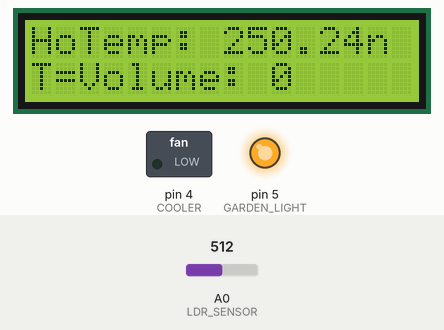
Simulated run of this sketch. Board: Arduino Uno, built with avr-gcc and run on an emulated ATmega328P. On the bench: 16×2 character LCD, switched loads named in the sketch (green lamp = pin HIGH), output pins drawn as LEDs (lit = HIGH). The test bench sets the inputs (shaded band); at power-on: A0 (LDR_SENSOR) = 512. WiFi joins after 1.5 s; servers stay silent unless stated; what the sketch prints to the serial monitor is not drawn.

Above: at 3.0 s.
3.1 s: A0 (LDR_SENSOR) set to 57
At 5.9 s:
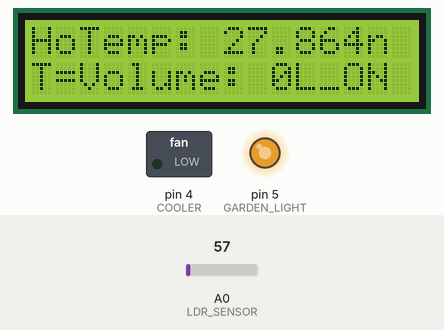
6.1 s: A0 (LDR_SENSOR) set to 45
At 8.9 s:
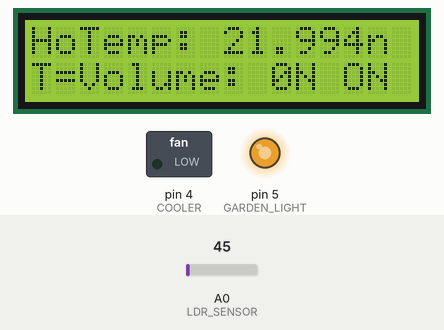
9.1 s: A0 (LDR_SENSOR) set to 122
At 11.2 s:
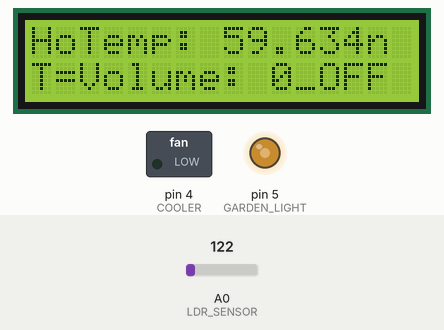
11.5 s: A0 (LDR_SENSOR) set to 25
At 12.9 s:
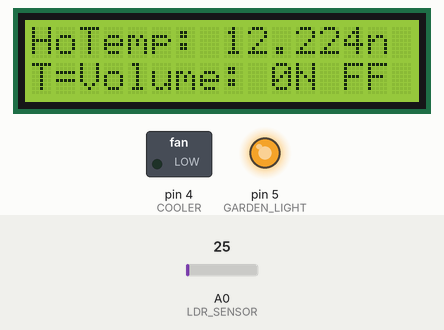
14.5 s: A0 (LDR_SENSOR) set to 900
At 16.06 s:
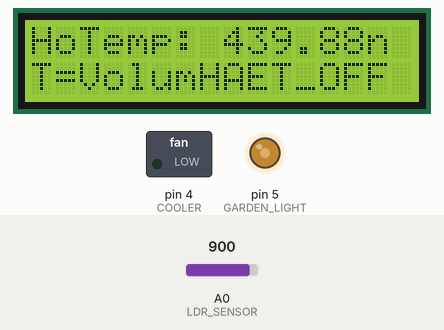
Timing chart, 0 to 17.6 s (numbered marks = the images above; inputs shaded):
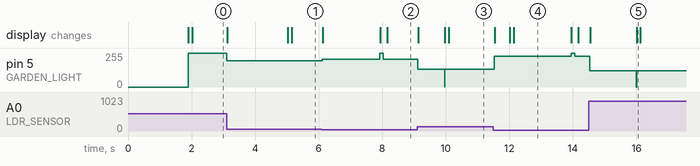

Measured:
- the behaviour switches between 52 and 51 on A0 (LDR_SENSOR) (found by bisection; images 1 and 2)
- after the input at 3.1 s, pin 5 (GARDEN_LIGHT): 255/255 → 198/255 at once
- after the input at 6.1 s, pin 5 (GARDEN_LIGHT): 198/255 → 210/255 at once, → 255/255 1.8 s later, → 210/255 0.11 s later; the display: first changes at once (image 2 shows a later state)
- after the input at 9.1 s, pin 5 (GARDEN_LIGHT): 210/255 → 133/255 at once; the display: first changes at once (image 3 shows a later state)
- after the input at 11.5 s, pin 5 (GARDEN_LIGHT): 133/255 → 230/255 at once, → 255/255 2.4 s later, → 230/255 0.11 s later; the display: first changes at once (image 4 shows a later state)
- after the input at 14.5 s, pin 5 (GARDEN_LIGHT): 230/255 → 123/255 at once; the display: first changes after 0.05 s (image 5 shows a later state)
- what the display in image 4 shows lasts 1.9 s, from 12.1 s to 14.0 s

The sketch:

home_automation_blynk_controlled.ino
```cpp
#define BLYNK_TEMPLATE_ID "TMPL2D0MPghjL"
#define BLYNK_TEMPLATE_NAME "home automation"
#define BLYNK_AUTH_TOKEN "eKQ9jWsWRzQ8cnntz65t3406vou4M79H"

#include <SPI.h>
#include <Ethernet.h>
#include <BlynkSimpleEthernet.h>
#include <LiquidCrystal_I2C.h>
#include <Wire.h>

#include "main.h"
#include "temperature_system.h"
#include "ldr.h"
#include "serial_tank.h"

char auth[] = BLYNK_AUTH_TOKEN;

bool heater_sw, inlet_sw, outlet_sw, cooler_sw;
unsigned int tank_volume;

BlynkTimer timer;
LiquidCrystal_I2C lcd(0x27, 16, 2);

/* To Turn on/off the cooler based on the virtual pin value */
BLYNK_WRITE(COOLER_V_PIN) {
  cooler_sw = param.asInt(); // ✅ Fix: variable was used incorrectly
  if (cooler_sw) {
    cooler_control(ON);
    lcd.setCursor(7, 1);
    lcd.print("CLR_ON ");
  } else {
    cooler_control(OFF);
    lcd.setCursor(7, 1);
    lcd.print("CLR_OFF");
  }
}

/* To Turn on/off the heater based on the virtual pin value */
BLYNK_WRITE(HEATER_V_PIN) {
  heater_sw = param.asInt();
  if (heater_sw) {
    heater_control(ON);
    lcd.setCursor(7, 1);
    lcd.print("HT_ON");
  } else {
    heater_control(OFF);
    lcd.setCursor(7, 1);
    lcd.print("HT_OFF");
  }
}

BLYNK_WRITE(INLET_V_PIN) {
  inlet_sw = param.asInt();
  if (inlet_sw) {
    enable_inlet();
    lcd.setCursor(7, 1);
    lcd.print("IN_FL_ON ");
  } else {
    disable_inlet();
    lcd.setCursor(8, 0);
    lcd.print("IN_FL_OFF");
  }
}

BLYNK_WRITE(OUTLET_V_PIN) {
  outlet_sw = param.asInt();
  if (outlet_sw) {
    enable_outlet();
    lcd.setCursor(7, 1);
    lcd.print("OUTLET_ON");
  } else {
    disable_outlet();
    lcd.setCursor(7, 0);
    lcd.print("OUTLET_OFF");
  }
}

void update_temperature_reading() {
  Blynk.virtualWrite(TEMPERATURE_GAUGE, read_temperature()); // ✅ Fix: call the function
}

void handle_temp(void) {
  if (read_temperature() > 35.0 && heater_sw) {
    heater_sw = 0;
    heater_control(OFF);
    Blynk.virtualWrite(HEATER_V_PIN, 0);
    Blynk.virtualWrite(BLYNK_TERMINAL_V_PIN, "Temperature > 35°C. Heater OFF\n");
    lcd.setCursor(7, 1);
    lcd.print("HAET_OFF");
  } else if (read_temperature() < 25.0) {
    heater_sw = 1;
    heater_control(ON);
    Blynk.virtualWrite(HEATER_V_PIN, 1);
    lcd.setCursor(7, 1);
    lcd.print("HT_ON ");
  }
}

void handle_tank(void) {
  tank_volume = volume();
  if (tank_volume < 2000 && inlet_sw == 0) {
    enable_inlet();
    inlet_sw = 1;
    Blynk.virtualWrite(INLET_V_PIN, 1);
    lcd.setCursor(7, 1);
    lcd.print("IN_FL_ON ");
  } else if (tank_volume > 1950 && inlet_sw == 1) {
    disable_inlet();
    inlet_sw = 0;
    Blynk.virtualWrite(INLET_V_PIN, 0);
    lcd.setCursor(7, 1);
    lcd.print("IN_FL_OFF");
  }
}

void setup(void) {
  Serial.begin(19200);
  Blynk.begin(auth);
  lcd.begin(16,2);
  lcd.backlight();
  lcd.clear();
  lcd.setCursor(0, 0);
  lcd.print("Home Automation");
  lcd.setCursor(0, 1);
  lcd.print("T=");
  lcd.setCursor(8, 1);
  lcd.print("V=");

  init_serial_tank();
  init_ldr();
  init_temperature_system();

  timer.setInterval(1000, update_temperature_reading);
  timer.setInterval(2000, handle_temp);
  timer.setInterval(3000L, handle_tank);
}

void loop() {
  brightness_control();

  String temp = String(read_temperature(), 2);
  lcd.setCursor(2, 0);
  lcd.print("Temp: ");
  lcd.print(temp);

  tank_volume = volume();
  lcd.setCursor(2, 1);
  lcd.print("Volume: ");
  lcd.print(tank_volume);

  Blynk.run();
  timer.run();
}
```

ldr.cpp
```cpp
#include "ldr.h"
#include "Arduino.h"
#include "main.h"


void init_ldr(void) {
  pinMode(GARDEN_LIGHT, OUTPUT);  // Set light pin as output
  pinMode(LDR_SENSOR, INPUT);    // Set LDR pin as input
  analogWrite(GARDEN_LIGHT, 0);        // Initialize with light off

}


void brightness_control(void) {
  unsigned int adc_val =analogRead(LDR_SENSOR) ;

  //scale it down from (0 255) and reverse it from (255 to 0)
  adc_val = map(adc_val, 0, 255, 255, 0);

  //map (0, 1023, 255,0)

  analogWrite (GARDEN_LIGHT, adc_val);


}
```

ldr.h
```cpp
#ifndef LDR_H
#define LDR_H

// Corrected to match your hardware configuration from images
#define LDR_SENSOR  A0    // Matches your LDR module connected to A0
#define GARDEN_LIGHT 5    // Changed to PD3/2 (Pin 5) from image 4.jpg (D1 is connected here)

void init_ldr(void);
void brightness_control(void);

#endif
```

main.h
```cpp
#ifndef MAIN_H
#define MAIN_H


#define ON    1
#define OFF   0

#define TEMPERATURE_GAUGE       V1
#define COOLER_V_PIN            V0
#define HEATER_V_PIN            V2
#define INLET_V_PIN             V3
#define OUTLET_V_PIN            V4
#define BLYNK_TERMINAL_V_PIN    V6


#endif
```

serial_tank.cpp
```cpp
#include "serial_tank.h"
#include "Arduino.h"
#include "main.h"

unsigned int volume_value;
unsigned char valueh, valuel;

void init_serial_tank(void) {
    Serial.begin(19200);
    Serial.write(0xFF);  // sync communication
    Serial.write(0xFF);
    Serial.write(0xFF);
}

unsigned int volume(void) {
    Serial.write(VOLUME_REQUEST);
    // Request volume
    delay(100); // Give time to respond

    if (Serial.available() >= 2) {
        valueh = Serial.read();
        valuel = Serial.read();
        volume_value = ((unsigned int)valueh << 8) | valuel;

        return volume_value;
    } else {
        return 0;
    }
}

void enable_inlet(void) {
    Serial.write(INLET_VALVE);
    Serial.write(ENABLE);
}

void disable_inlet(void) {
    Serial.write(INLET_VALVE);
    Serial.write(DISABLE);
}

void enable_outlet(void) {
    Serial.write(OUTLET_VALVE);
    Serial.write(ENABLE);
}

void disable_outlet(void) {
    Serial.write(OUTLET_VALVE);
    Serial.write(DISABLE);
}
```

serial_tank.h
```cpp
#ifndef SERIAL_TANK_H
#define SERIAL_TANK_H

// Command definitions
#define INLET_VALVE      0x00
#define OUTLET_VALVE     0x01

#define ENABLE           0x01
#define DISABLE          0x00

// Sensor request commands
#define HIGH_FLOAT       0x10
#define LOW_FLOAT        0x11
#define VOLUME_REQUEST   0x30

// Function declarations
void init_serial_tank(void);
void enable_inlet(void);
void disable_inlet(void);
void enable_outlet(void);
void disable_outlet(void);
unsigned int volume(void);

#endif
```

temperature_system.cpp
```cpp
#include "temperature_system.h"
#include "Arduino.h"
#include "main.h"

void init_temperature_system(void) {

    pinMode(HEATER, OUTPUT);
    pinMode(COOLER, OUTPUT);
    pinMode(TEMPERATURE_SENSOR, INPUT); // Set temperature sensor pin as input
}

float read_temperature(void) {

    int sensor_value = analogRead(TEMPERATURE_SENSOR);   // Read analog value
    float voltage = sensor_value * (5.0 / 1023.0);        // Convert to voltage
    float temperature = voltage * 100.0;                  // LM35: 10mV per °C
    return temperature;
}

void cooler_control(bool control) {
    digitalWrite(COOLER, control ? HIGH : LOW);
}

void heater_control(bool control) {
    digitalWrite(HEATER, control ? HIGH : LOW);
}
```

temperature_system.h
```cpp
#ifndef TEMPERATURE_SYSTEM_H
#define TEMPERATURE_SYSTEM_H

#define HEATER                5
#define COOLER                4


#define TEMPERATURE_SENSOR    A0


float read_temperature(void);
void init_temperature_system(void);
void cooler_control(bool control);
void heater_control(bool control);
#endif
```
